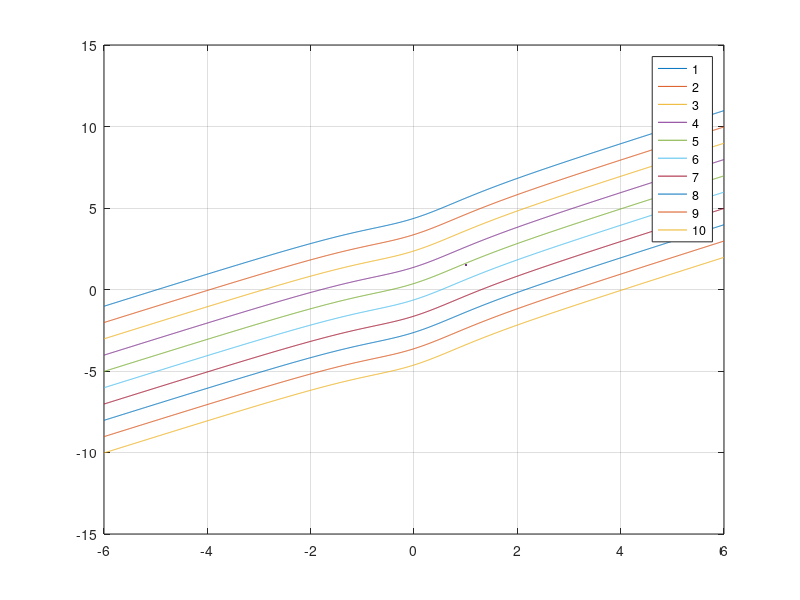

Recreate this plot in MATLAB.
clc; clear;
alpha=(1:1:10)';
x=-6:0.01:6;
y= x + exp(-1 ./ (1 + x.^2)) - alpha + 5;

plot(x, y, LineWidth=1.5);
legend("1", "2", "3", "4", "5", "6", "7", "8", "9", "10");
grid on;

